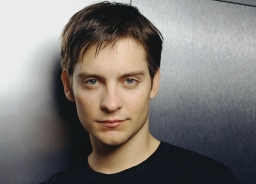
#> input picture second_lab/паук.jpg, 256 x 184 px, found by its file name
$ python other.py
#> lines starting #> are read from the running program, lines starting #| are printed output that depends on the picture
from PIL import Image
import numpy as np

image = Image.open(r"C:\Users\Agaperra\PycharmProjects\digital_technologies\паук.jpg")
#> image is the input picture: PIL image 256x184 RGB; mean R, G, B 124.7, 119.7, 115.9
w, h = image.size
#> w = 256; h = 184

imgbytes = image.tobytes()
databytes = bytearray(imgbytes)
data = np.zeros(w * h * 3)
gamma = 1 / 2.0

for y in range(0, h * 3):
    for x in range(0, w, 3):
        data[y * w + x + 0] = databytes[y * w + x + 0] / 255.0
        if (y * w + x + 1) != len(databytes) & (y * w + x + 2) != len(databytes):
            data[y * w + x + 1] = databytes[y * w + x + 1] / 255.0
            data[y * w + x + 2] = databytes[y * w + x + 2] / 255.0

for y in range(0, h * 3):
    for x in range(0, w, 3):
        data[y * w + x] = pow(data[y * w + x], gamma)
        if (y * w + x + 1) != len(data) & (y * w + x + 2) != len(data):
            data[y * w + x + 1] = pow(data[y * w + x + 1], gamma)
            data[y * w + x + 2] = pow(data[y * w + x + 2], gamma)

for y in range(0, h * 3):
    for x in range(0, w, 3):
        databytes[y * w + x + 0] = int(data[y * w + x + 0] * 255.0)
        if (y * w + x + 1) != len(data) & (y * w + x + 2) != len(data):
            databytes[y * w + x + 1] = int(data[y * w + x + 1] * 255.0)
            databytes[y * w + x + 2] = int(data[y * w + x + 2] * 255.0)

result = bytes(databytes)

imout = Image.frombytes('RGB', (w, h), result)
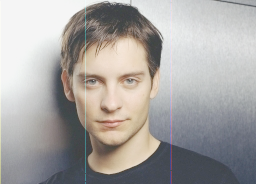
#> imout: PIL image 256x184 RGB; mean R, G, B 167.7, 164.6, 162.6
imout.save(r"C:\Users\Agaperra\PycharmProjects\digital_technologies\imageFirst.png", 'png')
